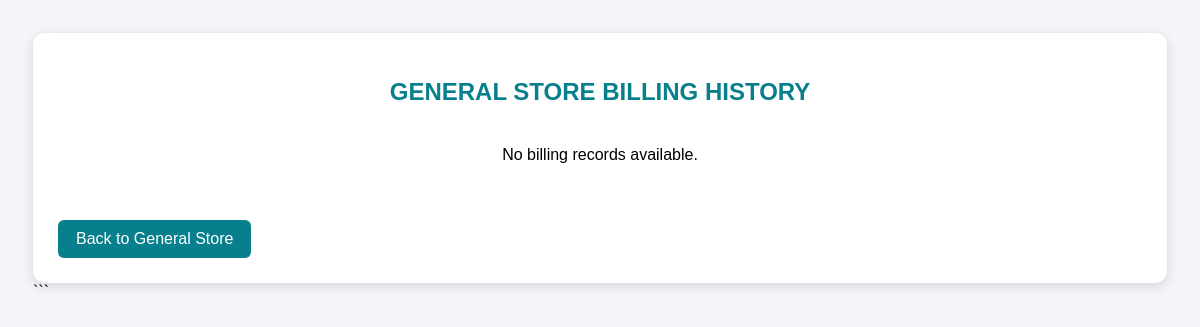
/general-store/billing-history/ (signed in), run on an earlier commit of the app's database.
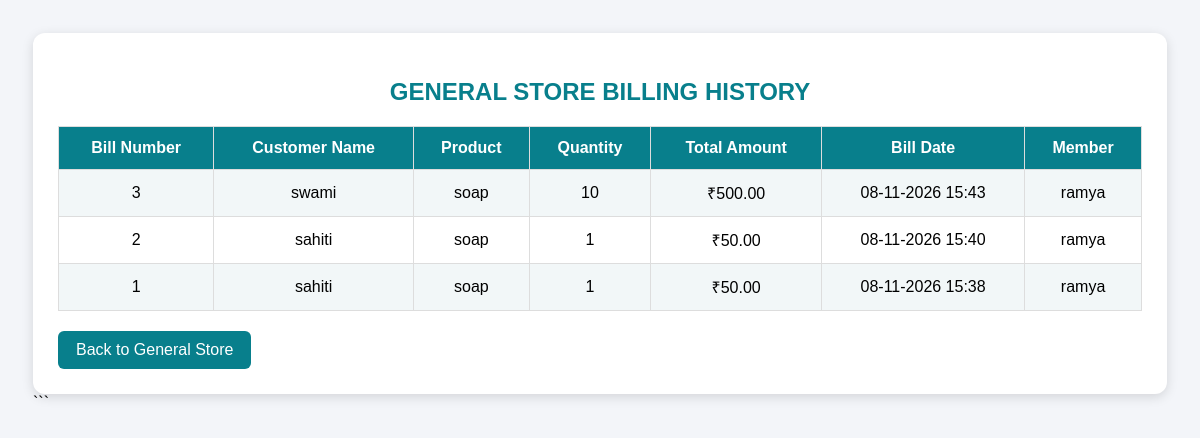
And on a later commit of the database.
### store/models.py (models this page shows, shortened)
class GeneralBill(models.Model):
    bill_number = models.AutoField(primary_key=True)
    customer_name = models.CharField(max_length=100)
    product = models.ForeignKey(
        GeneralProduct,
        on_delete=models.CASCADE
    )
    quantity = models.IntegerField()
    total_price = models.DecimalField(
        max_digits=10,
        decimal_places=2
    )
    bill_date = models.DateTimeField(auto_now_add=True)
    created_by = models.ForeignKey(
        settings.AUTH_USER_MODEL,
        on_delete=models.SET_NULL,
        null=True,
        blank=True,
        related_name="general_store_bills"
    )

class GeneralProduct(models.Model):
    product_name = models.CharField(max_length=100)
    category = models.CharField(max_length=100)
    brand = models.CharField(max_length=100, blank=True)
    price = models.DecimalField(
        max_digits=10,
        decimal_places=2
    )
    stock = models.IntegerField()
    image = models.ImageField(
        upload_to="general_products/",
        blank=True,
        null=True
    )

### store/views.py (the view)
@login_required
def general_billing_history(request):
    bills = GeneralBill.objects.all().order_by(
        "-bill_date"
    )
    return render(request, "general_billing_history.html", {
        "bills": bills
    })

### store/templates/general_billing_history.html (shortened to what this page needs)
<!DOCTYPE html>
<html>
<head>
</head>
<body>
    <div class="container">
        <h2>GENERAL STORE BILLING HISTORY</h2>
        {% if bills %}
        <table>
            <tr>
                <th>Bill Number</th>
                <th>Customer Name</th>
                <th>Product</th>
                <th>Quantity</th>
                <th>Total Amount</th>
                <th>Bill Date</th>
                <th>Member</th>
            </tr>
            {% for bill in bills %}
            <tr>
                <td>{{ bill.bill_number }}</td>
                <td>{{ bill.customer_name }}</td>
                <td>{{ bill.product.product_name }}</td>
                <td>{{ bill.quantity }}</td>
                <td>₹{{ bill.total_price }}</td>
                <td>{{ bill.bill_date|date:"d-m-Y H:i" }}</td>
                <td>{{ bill.created_by.username|default:"Unknown" }}</td>
            </tr>
            {% endfor %}
        </table>
        {% else %}
        <p class="empty">No billing records available.</p>
        {% endif %}
        <a href="{% url 'general_store' %}" class="back">Back to General Store</a>
    </div>
</body>
</html>

What changed in the data, as far as the page shows it:
added GeneralBill: bill_number "3", customer_name "swami", product.product_name "soap", quantity "10", total_price "500.00", bill_date "08-11-2026 15:43", created_by.username "ramya"
added GeneralBill: bill_number "2", customer_name "sahiti", product.product_name "soap", quantity "1", total_price "50.00", bill_date "08-11-2026 15:40", created_by.username "ramya"
added GeneralBill: bill_number "1", customer_name "sahiti", product.product_name "soap", quantity "1", total_price "50.00", bill_date "08-11-2026 15:38", created_by.username "ramya"
Also different on the page:
text no longer shown: "No billing records available."
text now shown: "Bill Number Customer Name Product Quantity Total Amount Bill Date Member"
